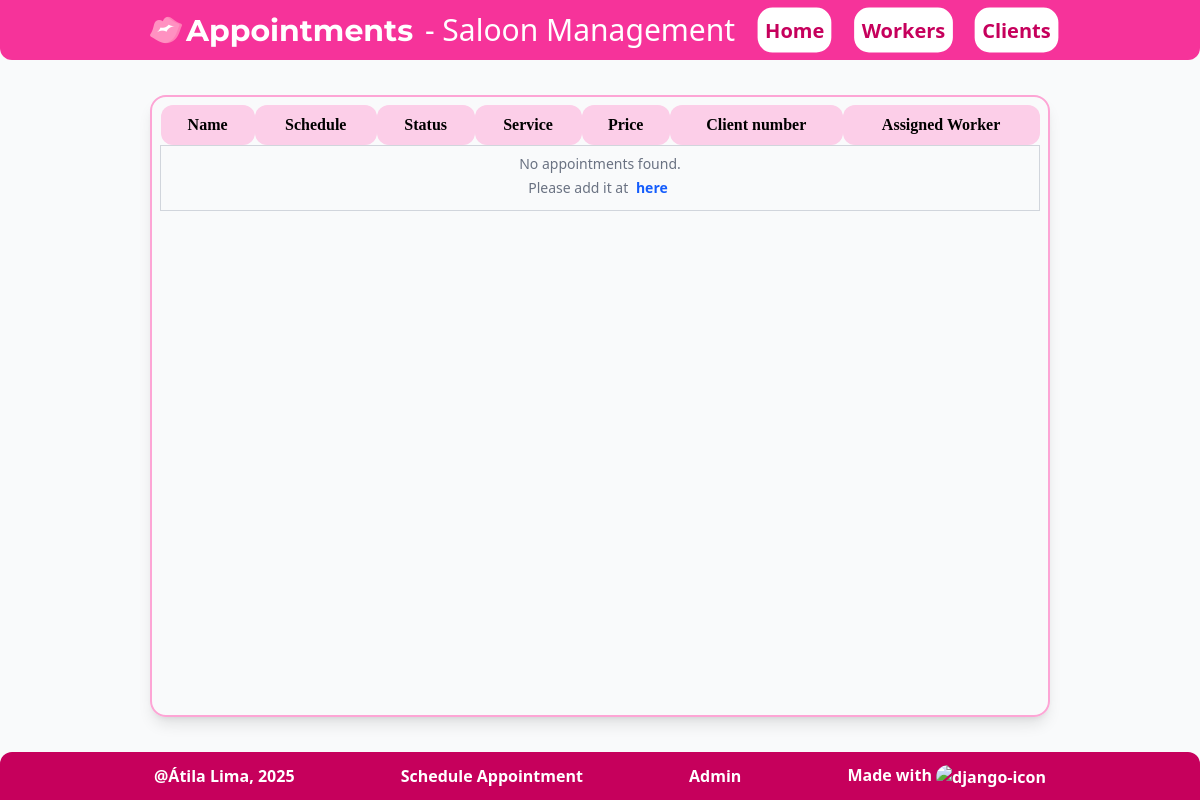
Before: /appointments with the older database file.
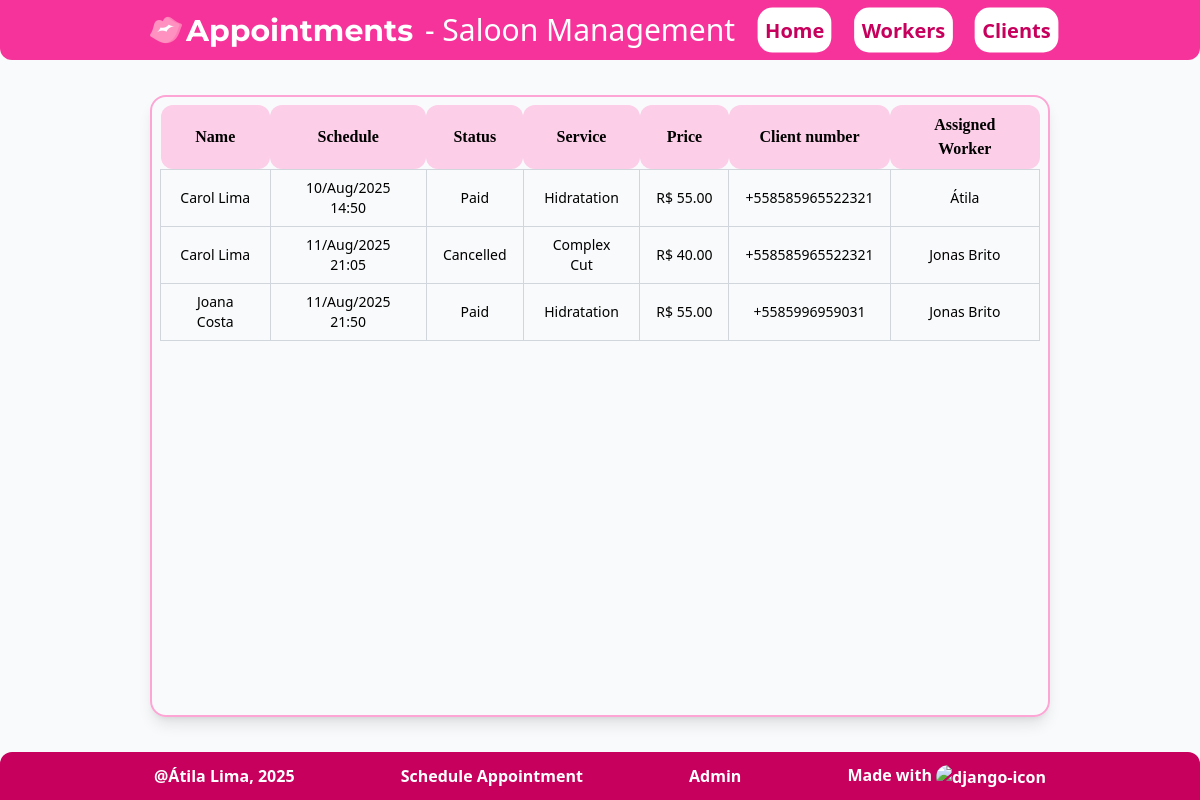
After: the same page with the newer database file.
### saloon/models.py (models this page shows, shortened)
class baseModel(models.Model):
    id = models.AutoField(primary_key=True)
    date_created = models.DateTimeField(auto_now_add=True, editable=False)
    class Meta:
        abstract = True

class Appointment(baseModel):
    class appointmentStatus(models.TextChoices):
        ONGOING = 'O', 'Ongoing'
        FINISHED = 'F', 'Finished'
        PAID = 'P', 'Paid'
        CANCELLED = 'C', 'Cancelled'
    status = models.CharField(choices=appointmentStatus.choices, default=appointmentStatus.ONGOING, null=False, blank=False)
    date_scheduled = models.DateTimeField(null=False, blank=False)
    client = models.ForeignKey(Client, null=True, on_delete=models.SET_NULL)
    worker = models.ForeignKey(Worker, null=True, on_delete=models.SET_NULL)
    service = models.ForeignKey(Service, null=True, on_delete=models.SET_NULL)

class Person(baseModel):
    name = models.CharField(max_length=255, null=False, blank=False)
    CPF = models.CharField(max_length=14, null=False, blank=False, unique=True)          # all digits
    class Meta:
        abstract = True

class Client(Person):
    phone_number = models.CharField(max_length=21, null=False, blank=False, unique=True)

class Service(baseModel):
    class serviceType(models.TextChoices):
        HAIR = 'H', 'Hair'
        LASH_STYLING = 'L', 'Lash Styling and Design'
    name = models.CharField(max_length=50, null=False, blank=False)
    price = models.DecimalField(decimal_places=2, max_digits=5, null=False, blank=False)
    type = models.CharField(choices=serviceType.choices, default=serviceType.HAIR, null=False, blank=False)

class Worker(Person):
    active = models.BooleanField(default=True, null=False, blank=False)
    image = models.ImageField(default="placeholder.jpg", null=True, blank=True, upload_to="worker-photos/", editable=True)

### saloon/views/renderers.py (the view)
# urls.py: path('appointments', renderers.DYNAMIC_RENDER, name='appointments'),
def DYNAMIC_RENDER(request):
    title: str = None
    for modelName in dataQuerys.MODEL_CHOICES:
        if modelName in request.path.lower():
            title: str = modelName
            break;
    if not title:
        raise Http404('The model for the view was not found.')
    return render(request, f'pages/{title}.html',
                    context={
                        'childRender': True,
                        'title': title.capitalize(),
                        str(title): dataQuerys.load_data_range(title, range=0)
                    }
            )

### saloon/views/querys/dataQuerys.py (called while the page is built)
def load_data_range(modelOption: str, range: int = 15, offset: int = 0) -> list[Model]:
    model: Model = MODEL_CHOICES.get(modelOption.lower(), None)
    if not model: raise KeyError(f"The modelOption '{modelOption}' inserted does not exist.")
    match(modelOption):
        case "workers":
            return model.objects.annotate(
                ongoing_schedules=Count('appointment', filter=Q(appointment__status='ONGOING')),
                finished_schedules=Count('appointment', filter=Q(appointment__status='FINISHED'))
            )
        case _:
            pass
    if range == 0:
        results = model.objects.order_by("-id").all()
    else:
        limit: int = range + offset
        results = model.objects.order_by("-id").all()[offset:limit]
    return results

### saloon/templates/pages/appointments.html (shortened to what this page needs)
{% extends "common/base.html" %}
{% block content %}
    {% include "components/appointments-view.html" %}
{% endblock content %}

### saloon/templates/components/appointments-view.html (shortened to what this page needs)
<div class="appointments-view view">
    <table>
        <thead>
            <tr class="bg-pink-200">
                <th>Name</th>
                <th>Schedule</th>
                <th>Status</th>
                <th>Service</th>
                <th>Price</th>
                {% if title != 'Home' %}
                    <th>Client number</th>
                    <th>Assigned Worker</th>
                {% endif %}
            </tr>
        </thead>
        <tbody>
            {% for item in appointments %}
                <tr class="hover:bg-gray-50">
                    <td>{{ item.client.name }}</td>
                    <td>
                        {% if title == 'Home' %}
                            {{ item.date_scheduled|time:"H:i" }}
                        {% else %}
                            {{ item.date_scheduled|date:"d/M/Y H:i" }}
                        {% endif %}
                    </td>
                    <td>{{ item.get_status_display }}</td>
                    <td>{{ item.service.name }}</td>
                    <td class="whitespace-nowrap text-nowrap">R$ {{ item.service.price }}</td>
                    {% if title != 'Home' %}
                        <td>{{ item.client.phone_number|default:"Not registered" }}</td>
                        <td>{{ item.worker.name }}</td>
                    {% endif %}
                </tr>
            {% empty %}
                <tr>
                    <td colspan="1000" class="py-4 text-gray-500">No appointments found.<br> Please add it at
                        <button class="animate-bounce hover:animate-none text-blue-600 hover:scale-150 transition-transform duration-150">
                            <a href="{% url "schedule-appointment" %}">
                                here
                            </a>
                        </button>
                    </td>
                </tr>
            {% endfor %}
        </tbody>
    </table>
</div>

Changed rows visible on the page:
added Appointment: client.name "Carol Lima", date_scheduled "10/Aug/2025 14:50", status "Paid", service.name "Hidratation", service.price "55.00", client.phone_number "+558585965522321", worker.name "Átila"
added Appointment: client.name "Carol Lima", date_scheduled "11/Aug/2025 21:05", status "Cancelled", service.name "Complex Cut", service.price "40.00", client.phone_number "+558585965522321", worker.name "Jonas Brito"
added Appointment: client.name "Joana Costa", date_scheduled "11/Aug/2025 21:50", status "Paid", service.name "Hidratation", service.price "55.00", client.phone_number "+5585996959031", worker.name "Jonas Brito"
Other visible differences:
text no longer shown: "No appointments found. Please add it at here"
